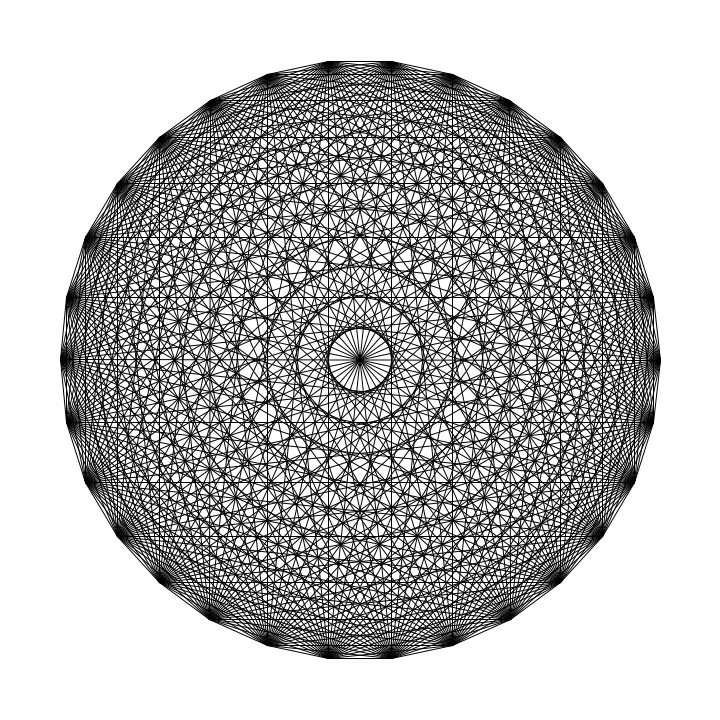
Frame 1 (no input)
Frame 60 (the mouse pressed at the canvas centre just before this capture): identical to frame 1, image omitted
Frame 120 (the mouse held since frame 60 and released just before this capture): identical to frame 1, image omitted

The Processing sketch that drew this single still picture (run headless with seeded random() and noise(); from frame 60 on, the mouse is pressed at the canvas centre):

// Processing sketch: Diamond
// ── Diamond.pde
int window_width=720,window_height=720;
void setup(){
  size(720,720);
}
void draw(){
  background(255);
  drawDiamond(30,300);
}
void drawDiamond(int n,float radius){
    //noStroke();
  //fill(255);
  float x[]=new float[n],y[]=new float[n];
  float theata=2*PI/(float)n;
  for(int i=0;i<n;i++){
    y[i]=radius*sin(i*theata);
    x[i]=radius*cos(i*theata);
  }
  for(int i=0;i<n-1;i++){
    for(int j=i+1;j<n;j++){
        line(x[i]+window_width/2,y[i]+window_height/2,x[j]+window_width/2,y[j]+window_height/2);
      }
    }
}
